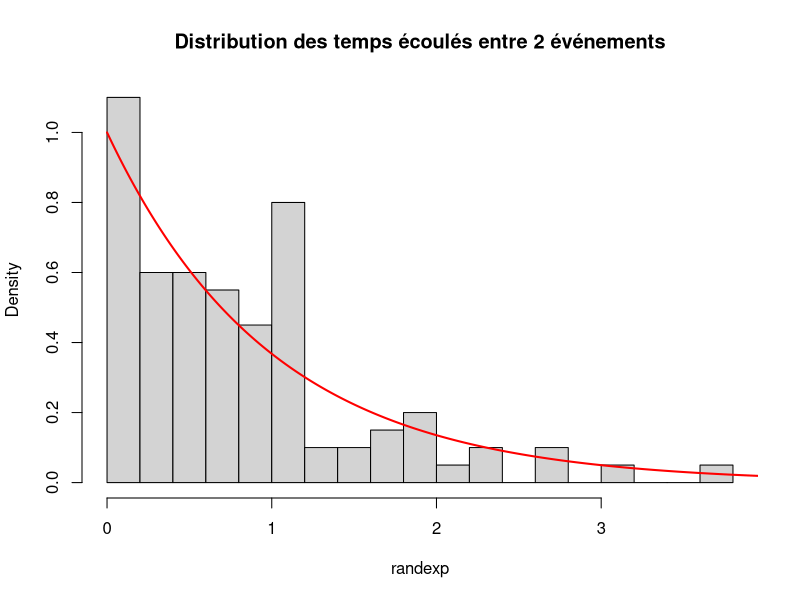
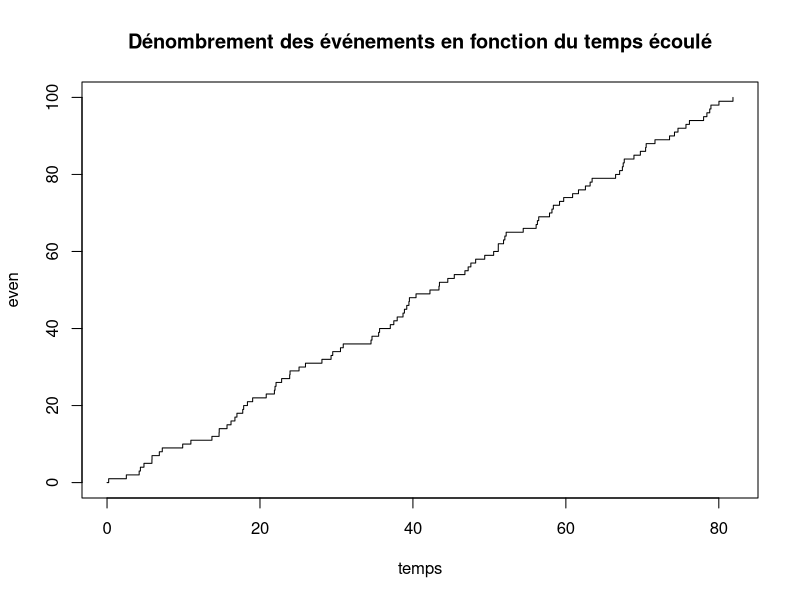

Generate these figures, in order, with R:
randexp<-rexp(100, 1)
hist(randexp, prob=TRUE, breaks = 20, main = "Distribution des temps écoulés entre 2 événements")
x<-seq(from=0, to=6, length=1000)
lines(x,dexp(x,1), col = "red", lwd = 2)


even<-c(0,1:100)
temps<-c(0,cumsum(randexp))
plot(even~temps, type = "s", main = "Dénombrement des événements en fonction du temps écoulé")

#Si T~Exp(a), alors le nombre d'événement en t N(t)~Poisson(at)
#Probabilité que le nombre d'événements entre les temps 100 et 150 > 60 = ?
#N(t)-N(s)~Poisson(a(t-s)) -> N(150)-N(100)~Poisson(50)
#P((Poisson(50))>60) = 0.07216018
ppois(60, lambda=50, lower = FALSE)

